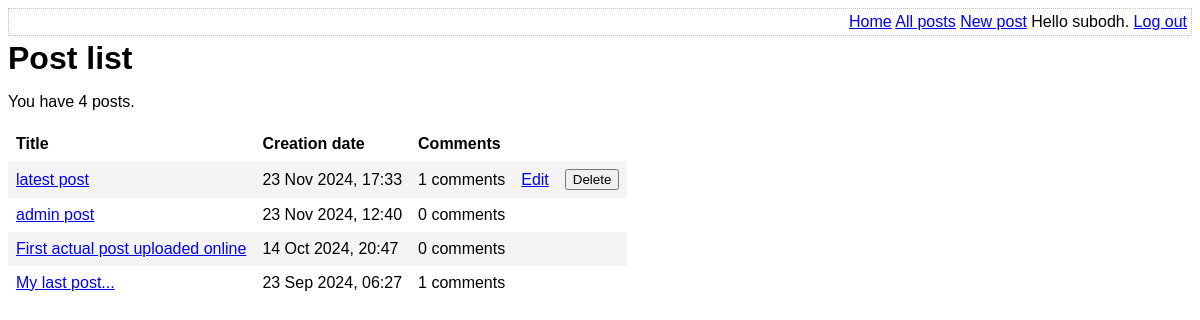
Screenshot of /list-posts.php (signed in) with the database file from the repository.
### tables this page shows
CREATE TABLE post (
	id INTEGER PRIMARY KEY AUTOINCREMENT NOT NULL,
	title VARCHAR NOT NULL,
	body VARCHAR NOT NULL,
	user_id INTEGER NOT NULL,
	created_at VARCHAR NOT NULL,
	updated_at VARCHAR,
	FOREIGN KEY (user_id) REFERENCES user(id)
);

### lib/common.php (called while the page is built, shortened)
<?php
function htmlEscape($html)
{
    return htmlspecialchars($html, ENT_HTML5, 'UTF-8');
}
function convertSqlDate($sqlDate)
{
    $date = DateTime::createFromFormat('Y-m-d H:i:s', $sqlDate);
    return $date->format('d M Y, H:i');
}
function getAuthUser()
{
    if(isLoggedIn()){
        return $_SESSION['logged_in_username'];
    }
    else{
        return null;
    }
}
function isLoggedIn()
{
    return isset($_SESSION['logged_in_username']);
}
function getAllPosts(PDO $pdo)
{
    $stmt = $pdo -> query(
        'SELECT id, title, created_at, body, (SELECT COUNT(*) FROM comment WHERE comment.post_id = post.id) comment_count FROM post ORDER BY created_at DESC'
    );
    return $stmt->fetchAll(PDO::FETCH_ASSOC);
}
function getUserFromUserId(PDO $pdo, $userId){
    $sql = 'SELECT username FROM user WHERE id=:id';
    $stmt = $pdo -> prepare($sql);
    $stmt->execute(
        array('id' => $userId)
    );
    return $stmt->fetchColumn();
}
function getUserFromPostId(PDO $pdo, $postId)
{
    $sql = 'SELECT user_id FROM post WHERE id=:id';
    $stmt = $pdo->prepare($sql);
    $stmt -> execute(
        array('id' => $postId)
    );
    return $stmt->fetchColumn();
}
function checkUser(PDO $pdo, $postId, $username)
{
    $userId = getUserFromPostId($pdo, $postId);
    $author = getUserFromUserId($pdo, $userId);
    $adminUsername = 'admin';
    $allowed = false;
    if($author === $username or $username === $adminUsername)
    {
        $allowed = true;
    }
    return $allowed;
}

### list-posts.php (the view, shortened to what this page needs)
<?php
require_once 'lib/common.php';
$pdo = getPDO();
$posts = getAllPosts($pdo);
?>
<DOCTYPE html>
<html>
    <head>
        <?php require_once 'templates/head.php' ?>
    </head>
    <body>
        <?php require_once 'templates/top-menu.php' ?>
        <h1> Post list </h1>
        <p> You have <?php echo count($posts)?> posts. </p>
        <form method="post">
            <table id="post-list">
                <thead>
                    <tr>
                        <th> Title </th>
                        <th> Creation date </th>
                        <th> Comments </th>
                        <th></th>
                        <th></th>
                    </tr>
                </thead>
                <tbody>
                    <?php foreach ($posts as $post): ?>
                        <tr>
                            <td>
                                <a href="view-post.php?post_id=<?php echo $post['id'] ?>"><?php echo htmlEscape($post['title'])?></a>
                            </td>
                            <td>
                                <?php echo convertSqlDate($post['created_at']) ?>
                            </td>
                            <td>
                                <?php echo htmlEscape($post['comment_count']); ?> comments
                            </td>
                            <td>
                                <?php if(checkUser($pdo, $post['id'], getAuthUser())): ?>
                                    <a href="edit-post.php?post_id=<?php echo $post['id']?>">Edit</a>
                                <?php endif ?>
                            </td>
                            <td>
                                <?php if(checkUser($pdo, $post['id'], getAuthUser())): ?>
                                    <input
                                        type="submit"
                                        name="delete-post[<?php echo $post['id']?>]"
                                        value="Delete"
                                    />
                                <?php endif ?>
                            </td>
                        </tr>
                        <?php endforeach ?>
                </tbody>
            </table>
        </form>
    </body>
</html>

### assets/main.css (style rules this page uses)
h1, h2, h3 { margin-top: 0; margin-bottom: 8px; }
body { font-family: sans-serif; }
#post-list { border: 1px solid-silver; border-collapse: collapse; }
#post-list td, #post-list th { padding: 8px; text-align: left; }
#post-list tbody tr:nth-child(odd) { background-color: #f4f4f4; }

### rows the page displays
post: title "latest post", created_at "23 Nov 2024, 17:33", comment_count "1"
post: title "admin post", created_at "23 Nov 2024, 12:40", comment_count "0"
post: title "First actual post uploaded online", created_at "14 Oct 2024, 20:47", comment_count "0"
post: title "My last post...", created_at "23 Sep 2024, 06:27", comment_count "1"

### other values shown
htmlEscape(getAuthUser()) "subodh"
count($posts) "4"
